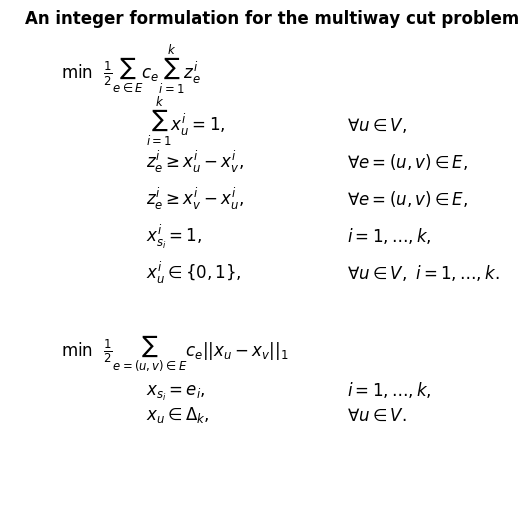

Generate this figure with Python:
from matplotlib import pyplot as plt


def form(y):
    fs = 12
    delta = 1.2
    xspace = 12

    objective = r'$\min \ \ \frac{1}{2}\sum_{e \in E} c_e \sum_{i=1}^k z_e^i$'
    plt.text(-1.0, y + 0.5, objective, fontsize=fs)

    subjects, suffixes = [], []

    subjects.append(r'$\sum_{i=1}^k x_u^i = 1,$')
    suffixes.append(r'$\forall u \in V,$')

    subjects.append(r'$z_e^i \geq x_u^i - x_v^i,$')
    suffixes.append(r'$\forall e = (u, v) \in E,$')

    subjects.append(r'$z_e^i \geq x_v^i - x_u^i,$')
    suffixes.append(r'$\forall e = (u, v) \in E,$')

    subjects.append(r'$x_{s_i}^i = 1,$')
    suffixes.append(r'$i = 1, \ldots, k,$')

    subjects.append(r'$x_u^i \in \{0, 1\},$')
    suffixes.append(r'$\forall u \in V, \ i = 1, \ldots, k.$')

    for i, (c, s) in enumerate(zip(subjects, suffixes), start=1):
        plt.text(3.0, y - delta * i, c, fontsize=fs)
        plt.text(0.5 + xspace, y - delta * i, s, fontsize=fs)


def form2(y):
    fs = 12
    delta = 0.8
    xspace = 12

    objective = r'$\min \ \ \frac{1}{2}\sum_{e=(u,v)\in E} c_e ||x_u-x_v||_1$'
    plt.text(-1.0, y + 0.5, objective, fontsize=fs)

    subjects, suffixes = [], []

    subjects.append(r'$x_{s_i} = e_i,$')
    suffixes.append(r'$i = 1, \ldots, k,$')

    subjects.append(r'$x_u \in \Delta_k,$')
    suffixes.append(r'$\forall u \in V.$')

    for i, (c, s) in enumerate(zip(subjects, suffixes), start=1):
        plt.text(3.0, y - delta * i, c, fontsize=fs)
        plt.text(0.5 + xspace, y - delta * i, s, fontsize=fs)


if __name__ == '__main__':
    plt.figure(figsize=(6, 6))
    form(11)
    form2(2)
    plt.title('An integer formulation for the multiway cut problem',
              weight='bold')
    plt.gca().set_xlim([-2, 20])
    plt.gca().set_ylim([-2, 13])
    plt.gca().margins(0.1)
    plt.axis('off')
    plt.savefig('multiway_forms.png', bbox_inches='tight')
    plt.tight_layout()
    plt.show()
